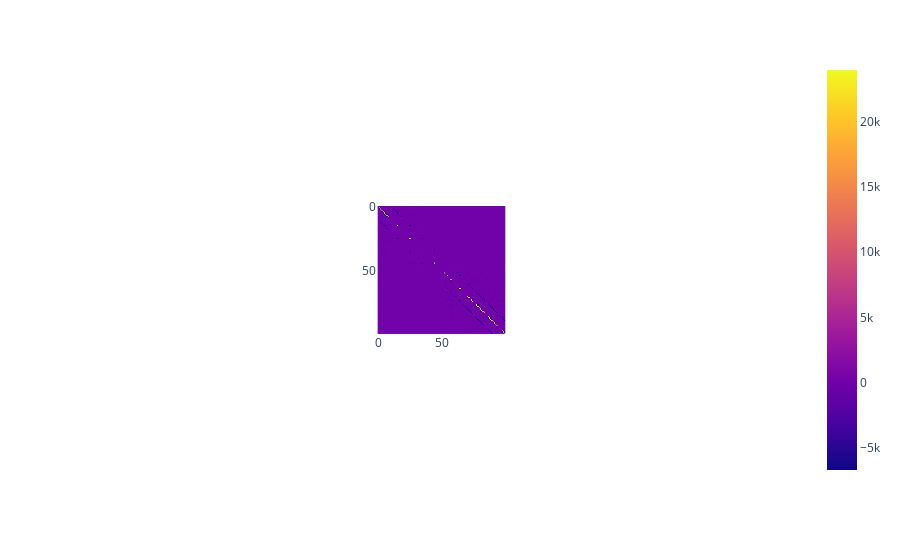

This figure's notebook cell:
### Code cell
px.imshow(M.constraint_penalty_matrix)

### Figure 1 — Plotly figure (JSON) as saved in the notebook; plotly's stock layout.template omitted (floating-point values rounded to 4 significant figures; data arrays with more than 128 entries replaced by an {"elided": "..."} marker saying what was removed)
{"data": [{"coloraxis": "coloraxis", "hovertemplate": "x: %{x}<br>y: %{y}<br>color: %{z}<extra></extra>", "type": "heatmap", "z": {"elided": "100x100 float values"}}], "layout": {"autosize": true, "coloraxis": {"colorscale": [[0, "#0d0887"], [0.1111, "#46039f"], [0.2222, "#7201a8"], [0.3333, "#9c179e"], [0.4444, "#bd3786"], [0.5556, "#d8576b"], [0.6667, "#ed7953"], [0.7778, "#fb9f3a"], [0.8889, "#fdca26"], [1, "#f0f921"]]}, "margin": {"t": 60}, "xaxis": {"autorange": true, "constrain": "domain", "domain": [0.4114, 0.5886], "range": [-0.5, 99.5], "scaleanchor": "y"}, "yaxis": {"autorange": true, "constrain": "domain", "domain": [0, 1], "range": [99.5, -0.5]}}}
